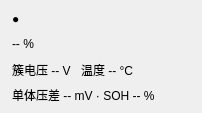
<?xml version="1.0" encoding="UTF-8"?>
<ui version="4.0">
 <class>ClusterCard</class>
 <widget class="QWidget" name="ClusterCard">
  <property name="geometry">
   <rect>
    <x>0</x>
    <y>0</y>
    <width>202</width>
    <height>113</height>
   </rect>
  </property>
  <property name="windowTitle">
   <string>Form</string>
  </property>
  <property name="class" stdset="0">
   <string>clusterCard</string>
  </property>
  <layout class="QVBoxLayout" name="verticalLayout">
   <property name="leftMargin">
    <number>12</number>
   </property>
   <property name="topMargin">
    <number>8</number>
   </property>
   <property name="rightMargin">
    <number>12</number>
   </property>
   <property name="bottomMargin">
    <number>8</number>
   </property>
   <property name="spacing">
    <number>4</number>
   </property>
    <item>
     <layout class="QHBoxLayout" name="layHead_2">
      <property name="spacing">
       <number>6</number>
      </property>
      <item>
       <widget class="QLabel" name="dot">
        <property name="text">
         <string>●</string>
        </property>
        <property name="class" stdset="0">
         <string>clusterDot</string>
        </property>
       </widget>
      </item>
      <item>
       <widget class="QLabel" name="cardName">
        <property name="class" stdset="0">
         <string>clusterName</string>
        </property>
       </widget>
      </item>
      <item>
       <spacer name="spHead">
        <property name="orientation">
         <enum>Qt::Orientation::Horizontal</enum>
        </property>
        <property name="sizeHint" stdset="0">
         <size>
          <width>10</width>
          <height>1</height>
         </size>
        </property>
       </spacer>
      </item>
      <item>
       <widget class="QLabel" name="cardStatus">
        <property name="class" stdset="0">
         <string>clusterStatus</string>
        </property>
       </widget>
      </item>
     </layout>
    </item>
    <item>
     <widget class="QLabel" name="cardSoc">
      <property name="text">
       <string>-- %</string>
      </property>
      <property name="class" stdset="0">
       <string>clusterSoc</string>
      </property>
     </widget>
    </item>
    <item>
     <layout class="QHBoxLayout" name="layMid" stretch="0,1">
      <property name="spacing">
       <number>10</number>
      </property>
      <item>
       <widget class="QLabel" name="cardVolt">
        <property name="text">
         <string>簇电压 -- V</string>
        </property>
        <property name="class" stdset="0">
         <string>clusterItem</string>
        </property>
       </widget>
      </item>
      <item>
       <widget class="QLabel" name="cardTemp">
        <property name="text">
         <string>温度 -- °C</string>
        </property>
        <property name="class" stdset="0">
         <string>clusterItem</string>
        </property>
       </widget>
      </item>
     </layout>
    </item>
    <item>
     <widget class="QLabel" name="cardFoot">
      <property name="text">
       <string>单体压差 -- mV · SOH -- %</string>
      </property>
      <property name="class" stdset="0">
       <string>clusterItem</string>
      </property>
     </widget>
    </item>
   </layout>
 </widget>
 <resources/>
 <connections/>
</ui>
